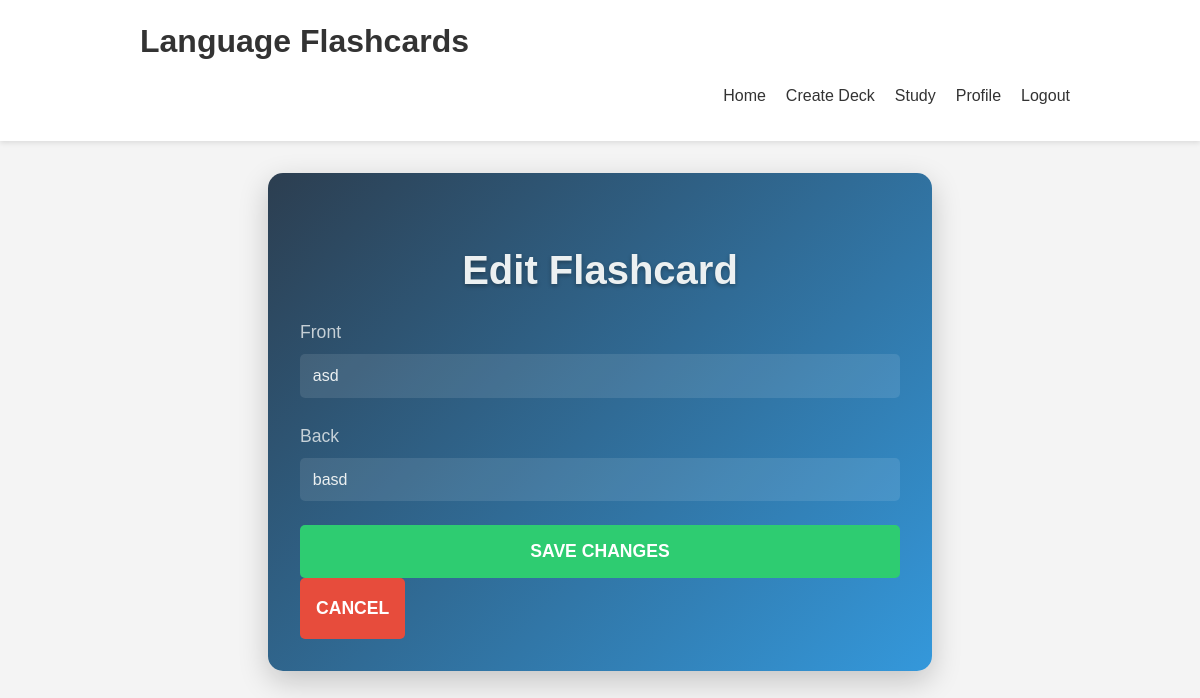
The page /deck/4/edit_flashcard/6/ (signed in) on the database as committed earlier.
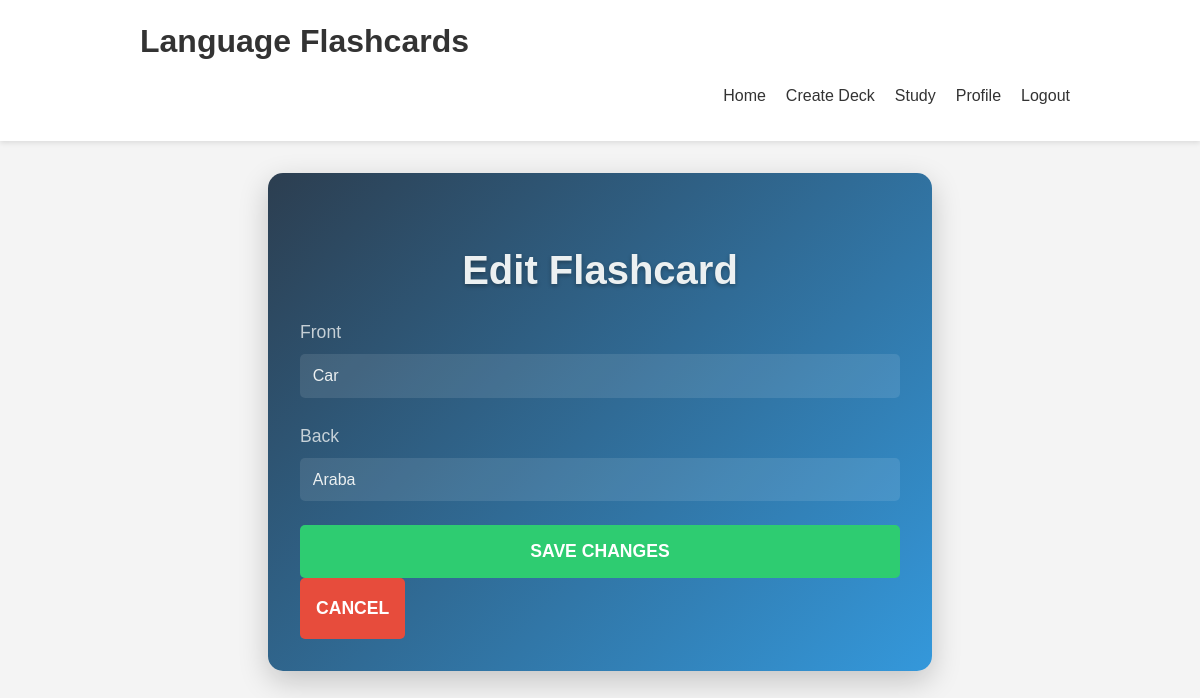
The same page on the database as committed later.
### flashcards/models.py (models this page shows, shortened)
class Flashcard(models.Model):
    deck = models.ForeignKey(Deck, on_delete=models.CASCADE)
    front = models.TextField()
    back = models.TextField()
    created_at = models.DateTimeField(auto_now_add=True)
    last_reviewed = models.DateTimeField(null=True, blank=True)
    ease_factor = models.FloatField(default=2.5)
    interval = models.IntegerField(default=1)

### flashcards/views.py (the view)
# urls.py: path('deck/<int:deck_id>/edit_flashcard/<int:card_id>/', views.edit_flashcard, name='edit_flashcard'),
@login_required
def edit_flashcard(request, deck_id, card_id):
    deck = get_object_or_404(Deck, id=deck_id, user=request.user)
    flashcard = get_object_or_404(Flashcard, id=card_id, deck=deck)
    if request.method == 'POST':
        form = FlashcardForm(request.POST, instance=flashcard)
        if form.is_valid():
            flashcard.front = flashcard.front.capitalize()
            flashcard.back = flashcard.back.capitalize()
            form.save()
            return redirect('deck_detail', deck_id=deck.id)
    else:
        form = FlashcardForm(instance=flashcard)
    return render(request, 'flashcards/edit_flashcard.html', {
        'form': form,
        'deck': deck,
        'flashcard': flashcard
    })

### flashcards/forms.py
class FlashcardForm(forms.ModelForm):
    class Meta:
        model = Flashcard
        fields = ['front', 'back']

### flashcards/templates/flashcards/edit_flashcard.html (shortened to what this page needs)
{% extends 'flashcards/base.html' %}
{% load static %}
{% block content %}
<div class="edit-flashcard-form">
    <h2>Edit Flashcard</h2>
    <form method="post">
        <div class="form-group">
            <label for="{{ form.front.id_for_label }}">Front</label>
            <input type="text" name="{{ form.front.name }}" id="{{ form.front.id_for_label }}" value="{{ form.front.value }}" required>
        </div>
        <div class="form-group">
            <label for="{{ form.back.id_for_label }}">Back</label>
            <input type="text" name="{{ form.back.name }}" id="{{ form.back.id_for_label }}" value="{{ form.back.value }}" required>
        </div>
        <button type="submit">Save Changes</button>
    </form>
    <a href="{% url 'deck_detail' deck.id %}" class="cancel-btn">Cancel</a>
</div>
{% endblock %}

Rows that differ between the two databases and show on the page:
changed Flashcard: front "asd" → "Car"; back "basd" → "Araba"
